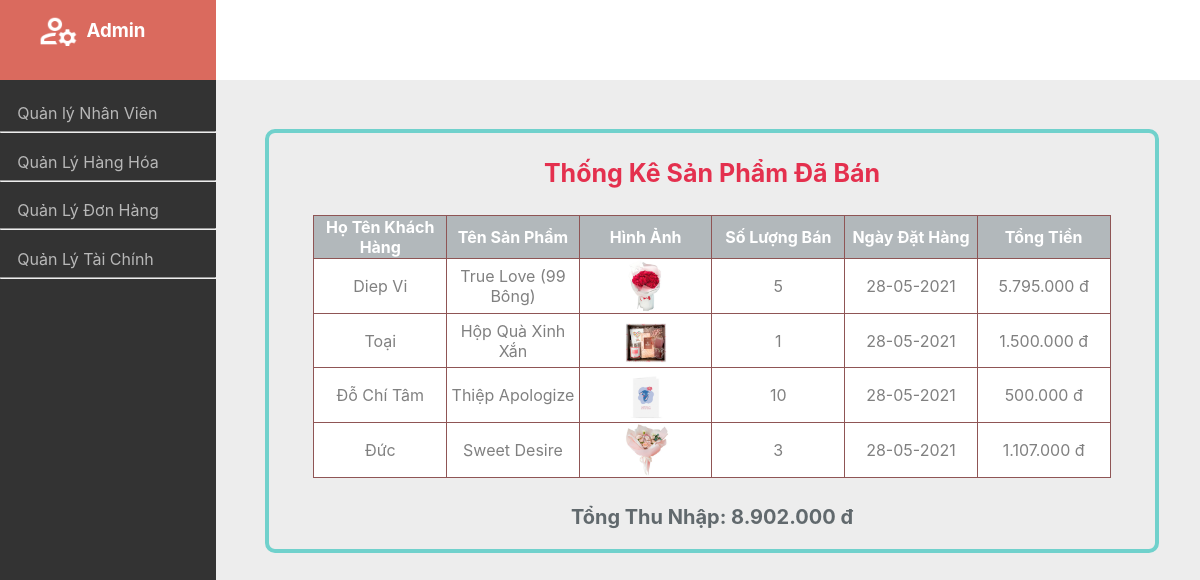
The page /admin/taichinh.php on the database its author committed.
### tables this page shows
CREATE TABLE `chitietdathang` (
  `SoDonDH` varchar(10) NOT NULL,
  `MSHH` varchar(255) NOT NULL,
  `SoLuong` int(11) NOT NULL,
  `GiaDatHang` int(11) NOT NULL,
  `GiamGia` int(11) NOT NULL,
  `TrangThai` int(1) NOT NULL
);

CREATE TABLE `khachhang` (
  `MSKH` varchar(10) NOT NULL,
  `HoTenKH` varchar(255) NOT NULL,
  `TenCongTy` varchar(255) NOT NULL,
  `SoDienThoai` varchar(11) NOT NULL,
  `Email` varchar(255) NOT NULL
);

CREATE TABLE `hanghoa` (
  `MSHH` varchar(255) NOT NULL,
  `TenHH` varchar(255) NOT NULL,
  `QuyCach` varchar(1000) NOT NULL,
  `Gia` int(11) NOT NULL,
  `SoLuongHang` int(11) NOT NULL DEFAULT 0,
  `MaLoaiHang` varchar(255) NOT NULL,
  `GhiChu` varchar(255) NOT NULL,
  `HinhAnh` varchar(255) NOT NULL
);

CREATE TABLE `dathang` (
  `SoDonDH` varchar(10) NOT NULL,
  `MSKH` varchar(10) NOT NULL,
  `MSNV` varchar(255) NOT NULL,
  `NgayDH` varchar(255) NOT NULL,
  `NgayGH` varchar(255) NOT NULL
);

### admin/taichinh.php (the view, shortened to what this page needs)
<html lang="en">
<head>
    <link rel="stylesheet" href="admin.css">
</head>
<?php
$conn = mysqli_connect('localhost', 'root', '', 'quanlydathang');
mysqli_set_charset($conn, 'UTF8');
?>
<body>
    <div class="header">
        <div class="name">
            <img src="../img/admin.png" alt="" >
            <h3>Admin</h3>
        </div>
        <div class="right"></div>
    </div>
    <div class="father">
            <div class="menu">
                 <a href="nhanvien.php">
                    <div class="sidebar">
                       <span>Quản lý Nhân Viên</span>
                           <hr>
                   </div>
                </a>
                <a href="index.php">
                    <div class="sidebar">
                       <span>Quản Lý Hàng Hóa</span>
                           <hr>
                   </div>
                </a>
                <a href="donhang.php">
                    <div class="sidebar">
                       <span>Quản Lý Đơn Hàng</span>
                           <hr>
                   </div>
                </a>
                <a href="taichinh.php">
                    <div class="sidebar">
                       <span>Quản Lý Tài Chính</span>
                           <hr>
                   </div>
                </a>
            </div>
                <div class="inf">
                        <div class="list_product">
                                <h3>Thống Kê Sản Phẩm Đã Bán</h3>
                                <table class="table_hanghoa">
                                    <tr>
                                        <th>Họ Tên Khách Hàng</th>
                                        <th>Tên Sản Phẩm</th>
                                        <th>Hình Ảnh</th>
                                        <th>Số Lượng Bán</th>
                                        <th>Ngày Đặt Hàng</th>
                                        <th>Tổng Tiền</th>
                                    </tr>
                                    <?php
                                            $sql="SELECT chitietdathang.mshh,chitietdathang.sodondh,hotenkh,tenhh,soluong,giadathang,giamgia,ngaydh,diachi,hinhanh FROM chitietdathang JOIN dathang on chitietdathang.SoDonDH=dathang.SoDonDH
                                            join hanghoa on chitietdathang.MSHH=hanghoa.MSHH
                                            JOIN khachhang on dathang.MSKH=khachhang.MSKH
                                            join diachikh on khachhang.MSKH=diachikh.MSKH
                                            WHERE TrangThai=2";
                                            $result=mysqli_query($conn, $sql);
                                            if(mysqli_num_rows($result) >0){
                                                while ($product=mysqli_fetch_assoc($result)){
                                                    $gia=number_format($product["giadathang"]-$product['giamgia'],0,',','.');
                                                    echo("
                                                        <tr>
                                                            <td><span>".$product['hotenkh']."</span></td>
                                                            <td><span>".$product['tenhh']."</span></td>
                                                            <td><img src='../img/".$product['hinhanh']."' ></td>
                                                            <td><span>".$product['soluong']."</span></td>
                                                            <td><span>".$product['ngaydh']."</span></td>
                                                            <td><span>".$gia." đ</span></td>
                                                        </tr>
                                                    ");
                                                }
                                            }
                                    ?>
                                    </table>
                                    <?php
                                             $sql="select sum(giadathang-giamgia) as tongtien from chitietdathang where trangthai=2";
                                             $result=mysqli_query($conn,$sql);
                                             $product=mysqli_fetch_assoc($result);
                                             $temp=$product['tongtien'];
                                             $tongtien=number_format($temp,0,',','.');
                                                echo("
                                                <p class='sum_money' colspan='6'><b>Tổng Thu Nhập: ".$tongtien." đ</b>
                                                </p>
                                                ");
                                   ?>
                        </div>
                </div>
    </div>
</body>
</html>

### admin/admin.css (style rules this page uses)
body { margin: 0%; font-family: -apple-system, BlinkMacSystemFont, 'Segoe UI', Roboto, Oxygen, Ubuntu, Cantarell, 'Open Sans', 'Helvetica Neue', sans-serif; background-color:#ededed; }
.header { height: 10%; display: flex; }
.right { width: 82%; background-color: white; }
.name { background-color: brown; display: flex; width: 18%; text-align: center; color: white; background-color:#da6a5e; }
.name img { height: 50%; width: 20%; margin-top: 5%; margin-right: 3%; margin-left: 17%; }
.father { display: flex; width: 100%; min-height: 100%; }
.menu { width: 18%; padding-top: 1%; background-color: #333333; min-height: 100%; }
.sidebar { padding-top: 5%; transition: 0.3s; }
.sidebar span { margin-left: 8%; }
.menu a { text-decoration: none; color: #B8b8b8; }
.inf { width: 82%; background-color: #ededed; }
table { background-color: white; margin-top: 3%; margin-left: 5%; margin-right: 5%; margin-bottom:3% ; }
table, th, td { border-collapse: collapse; border: 1px solid rgb(143, 85, 85); text-align: center; }
td span { color:grey; }
.list_product { margin-left: 5%; margin-right: 5%; margin-top: 5%; margin-bottom: 5%; border: 4px solid rgb(112, 209, 204); border-radius: 10px; width: 90%; }
.list_product h3 { text-align: center; font-size: 25px; color: rgb(228, 48, 78); }
table img { width: 40%; }
.list_product .table_hanghoa td { width: 15%; }
.list_product table th { background-color: rgba(82, 96, 102, 0.445); color: white; }
.sum_money { font-size: 20px; text-align: center; color: rgb(97, 105, 109); }

### rows shown on the page
chitietdathang: khachhang.HoTenKH "Diep Vi", MSHH.TenHH "True Love (99 Bông)", MSHH.HinhAnh (picture), SoLuong "5", SoDonDH.NgayDH "28-05-2021", gia "5.795.000"
chitietdathang: khachhang.HoTenKH "Toại", MSHH.TenHH "Hộp Quà Xinh Xắn", MSHH.HinhAnh (picture), SoLuong "1", SoDonDH.NgayDH "28-05-2021", gia "1.500.000"
chitietdathang: khachhang.HoTenKH "Đỗ Chí Tâm", MSHH.TenHH "Thiệp Apologize", MSHH.HinhAnh (picture), SoLuong "10", SoDonDH.NgayDH "28-05-2021", gia "500.000"
chitietdathang: khachhang.HoTenKH "Đức", MSHH.TenHH "Sweet Desire", MSHH.HinhAnh (picture), SoLuong "3", SoDonDH.NgayDH "28-05-2021", gia "1.107.000"

### other values the page prints
$tongtien "8.902.000"
